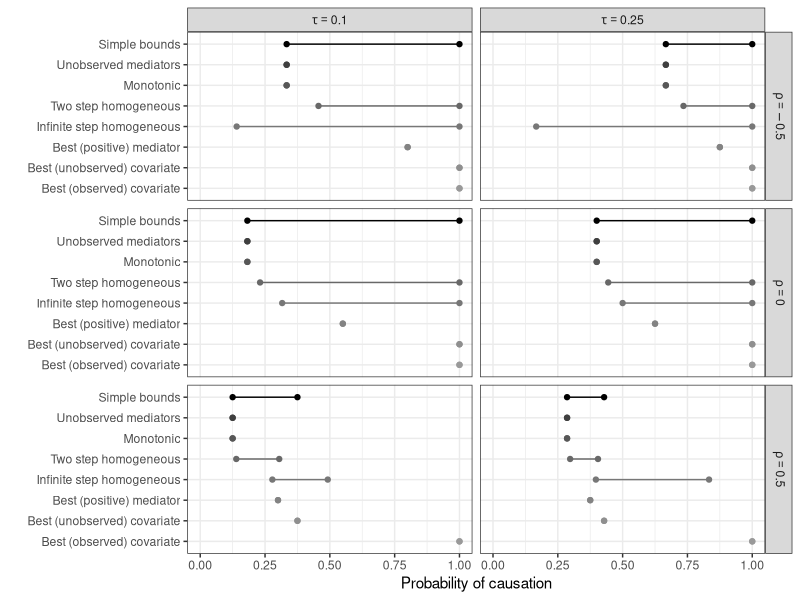

R code for this plot:
# Figure 1 — Bounding Causes of Effects With Mediators
# Study repo: https://github.com/replicate-anything/rep-10.1177-00491241211036161
# Run from the study repo code/ folder: Rscript fig_1.R

library(ggplot2)

make_fig_1 <- function(data = NULL) {
  if (!is.null(data)) {
    return(data)
  }

  markov <- function(t, r) {
    matrix(c(t - r + 1, 1 - t - r, 1 - t + r, 1 + t + r) / 2, 2, 2)
  }

  bounds_T <- function(T) {
    L <- function(T) max(0, (T[2, 2] - T[1, 2]) / T[2, 2])
    H <- function(T) min(1, T[1, 1] / T[2, 2])

    tau <- T[2, 2] - T[1, 2]
    rho <- T[2, 2] - T[1, 1]

    T2 <- markov(tau^.5, rho / (1 + tau^.5))

    best_het <- function(T) {
      matrix(
        c(
          min(1, T[1, 2] * 2),
          2 * T[1, 2] - min(1, T[1, 2] * 2),
          2 * T[2, 2] - min(1, T[2, 2] * 2),
          min(1, T[2, 2] * 2)
        ),
        2, 2
      )
    }

    best_het_bounds <- function(T) {
      M <- best_het(T)
      M1 <- matrix(c(1 - M[1, ], M[1, ]), 2, 2)
      M2 <- matrix(c(1 - M[2, ], M[2, ]), 2, 2)
      c(
        L = (M[2, 2] / (M[1, 2] + M[2, 2])) * L(M2) +
          (M[1, 2] / (M[1, 2] + M[2, 2])) * L(M1),
        H = (M[2, 2] / (M[1, 2] + M[2, 2])) * H(M2) +
          (M[1, 2] / (M[1, 2] + M[2, 2])) * H(M1)
      )
    }

    rbind(
      simple = c(L(T), H(T)),
      unobserved = c(L(T), L(T)),
      monotone = c(L(T), L(T)),
      two_step_homog = c(L(T2)^2, H(T2^2)),
      inifinte_homog = c(tau^.5 * (1 + rho / (1 - tau)), min(1, tau^(rho / (1 - tau)))),
      best_lower = c(T[1, 1], T[1, 1]),
      best_cov_un = c(L = H(T), H = H(T)),
      best_cov_ob = c(1, 1)
    )
  }

  bound_names <- c(
    "Simple bounds",
    "Unobserved mediators",
    "Monotonic",
    "Two step homogeneous",
    "Infinite step homogeneous",
    "Best (positive) mediator",
    "Best (unobserved) covariate",
    "Best (observed) covariate"
  )

  rho_values <- round(c(-.5, 0, .5), 2)

  bounds_list <- lapply(rho_values, function(rho) {
    do.call(rbind, lapply(c(.1, .25), function(tau) {
      T <- markov(tau, rho)
      bounds <- as.data.frame(bounds_T(T))
      bounds$rho <- as.factor(rho)
      bounds$tau <- as.factor(tau)
      bounds$label <- rownames(bounds)
      bounds
    }))
  })

  df <- do.call(rbind, bounds_list)
  df$names <- rep(bound_names, nrow(df) / length(unique(df$label)))

  structure(
    df,
    bound_names = bound_names,
    rho_values = rho_values
  )
}

format_fig_1 <- function(object) {
  if (inherits(object, "ggplot")) {
    return(object)
  }
  if (!is.data.frame(object)) {
    stop(
      "Expected a bounds data frame from make_fig_1(). ",
      "Rebuild with: Rscript scripts/build_artifacts.R studies/10.1177_00491241211036161",
      call. = FALSE
    )
  }

  bound_names <- c(
    "Simple bounds",
    "Unobserved mediators",
    "Monotonic",
    "Two step homogeneous",
    "Infinite step homogeneous",
    "Best (positive) mediator",
    "Best (unobserved) covariate",
    "Best (observed) covariate"
  )
  rho_values <- round(c(-.5, 0, .5), 2)

  dat <- object
  dat$names <- factor(dat$names, levels = rev(bound_names))
  dat$rho <- paste("rho ==", dat$rho)
  dat$tau <- paste("tau ==", dat$tau)
  dat$rho <- factor(dat$rho, levels = paste0("rho == ", rho_values))

  ggplot2::ggplot(dat, ggplot2::aes(x = names, ymin = L, ymax = H, color = names)) +
    ggplot2::geom_point(ggplot2::aes(y = L), position = ggplot2::position_dodge(.8)) +
    ggplot2::geom_point(ggplot2::aes(y = H), position = ggplot2::position_dodge(.8)) +
    ggplot2::geom_linerange(position = ggplot2::position_dodge(.8)) +
    ggplot2::scale_y_continuous(breaks = c(0, 0.25, 0.5, 0.75, 1)) +
    ggplot2::coord_flip(ylim = c(0, 1)) +
    ggplot2::theme_bw() +
    ggplot2::guides(color = ggplot2::guide_legend(ncol = 2)) +
    ggplot2::labs(
      y = "Probability of causation",
      x = "",
      shape = "\u03C1",
      colour = "\u03C1"
    ) +
    ggplot2::theme(legend.position = "bottom") +
    ggplot2::facet_grid(rho ~ tau, labeller = ggplot2::label_parsed) +
    ggplot2::theme(legend.position = "none") +
    ggplot2::scale_color_grey(start = .6, end = 0)
}

make_fig_1() |> format_fig_1()
